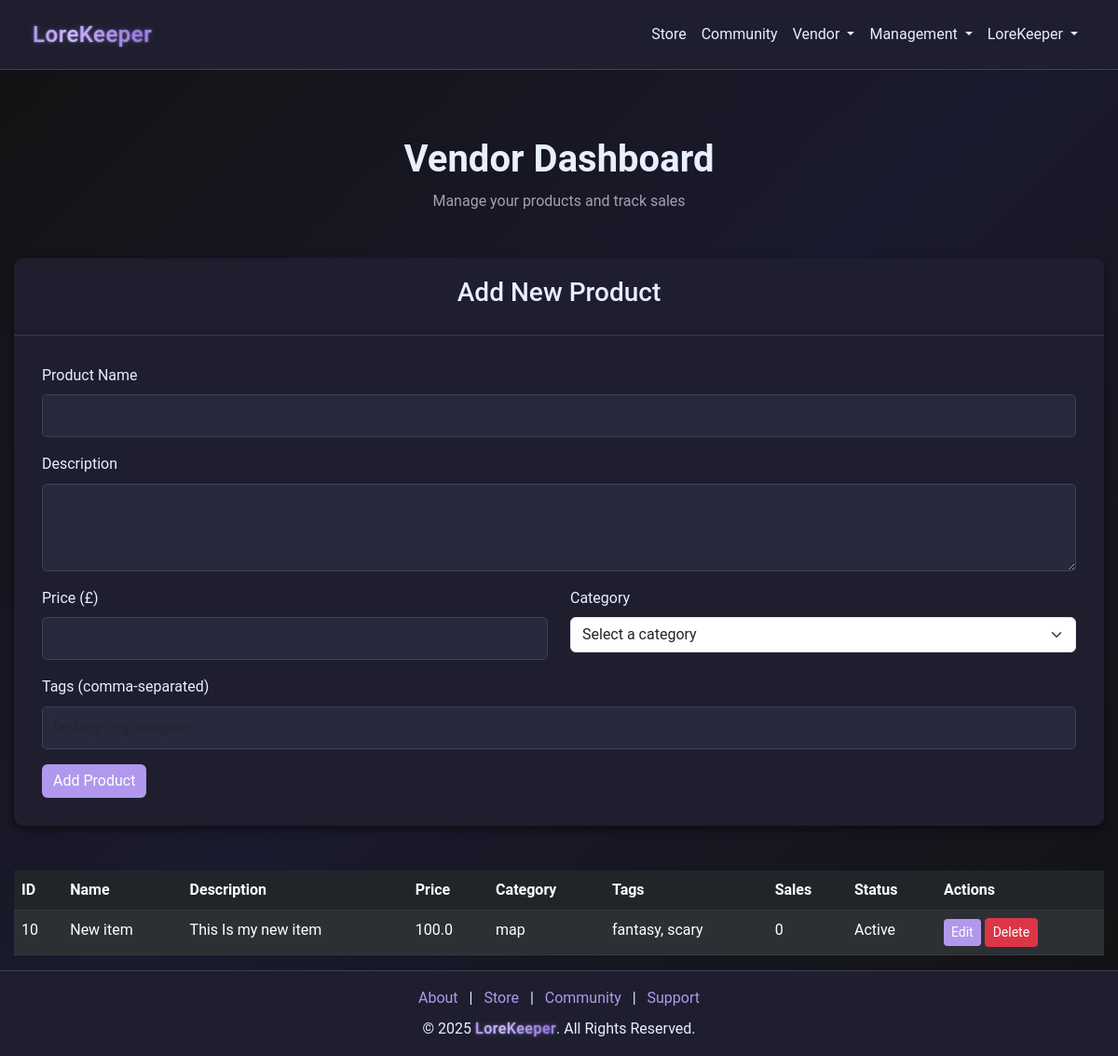
Before: /vendor/dashboard (signed in) with the older database file.
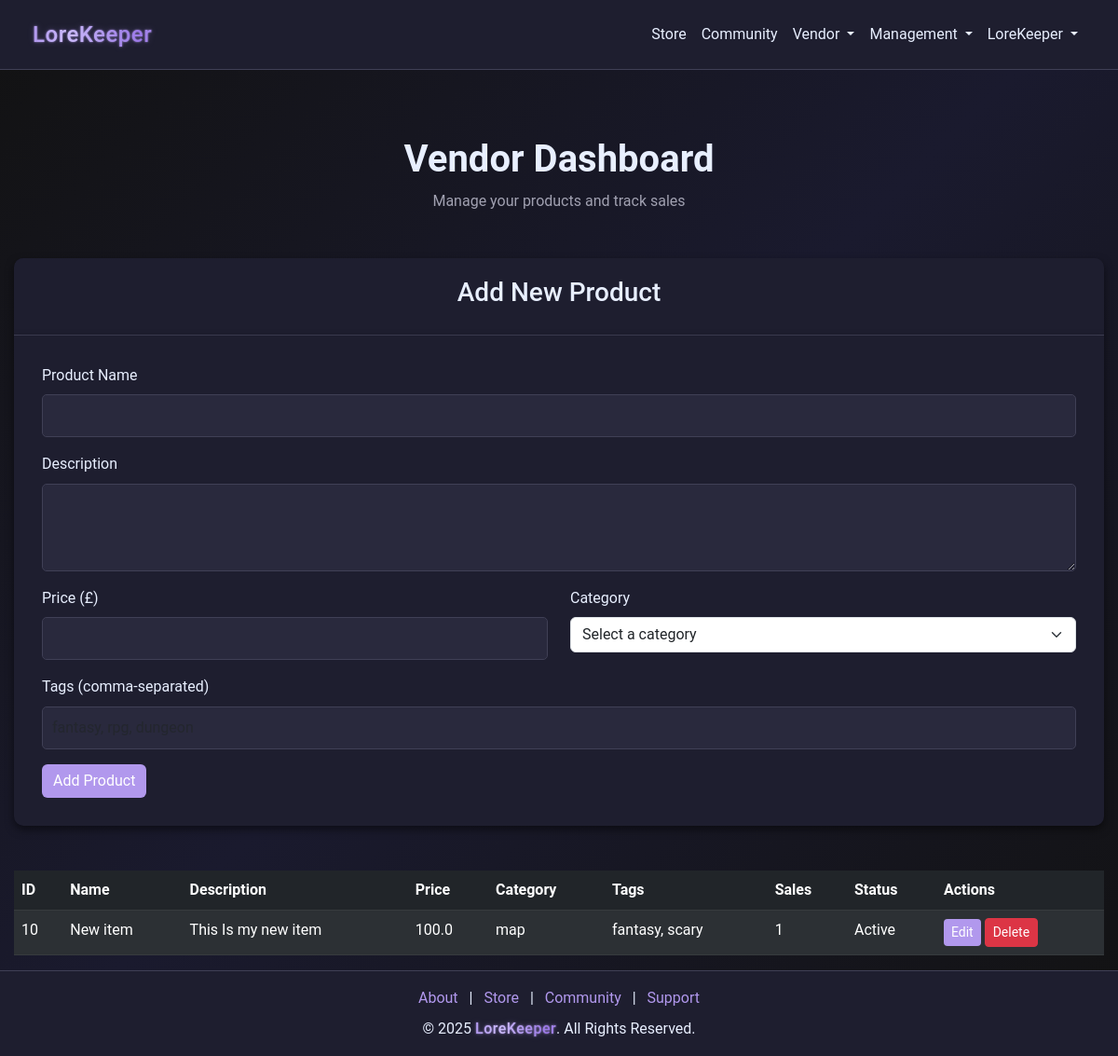
After: the same page with the newer database file.
### models.py (models this page shows)
class Item(db.Model):
    __tablename__ = "items"
    id = db.Column(db.Integer, primary_key=True)
    name = db.Column(db.String(64), nullable=False)
    description = db.Column(db.Text)
    price = db.Column(db.Float, nullable=False)
    vendor_id = db.Column(
        db.Integer, db.ForeignKey("vendors.id"), nullable=False, index=True
    )
    reviews = db.relationship(
        "ReviewOfItem", backref="item", lazy=True, cascade="all, delete-orphan"
    )
    category = db.Column(db.String(64), nullable=False, index=True)
    tags = db.Column(db.String(256))
    sales = db.Column(db.Integer, default=0)
    status = db.Column(db.String(64), default="Active", index=True)
    created_at = db.Column(db.DateTime, default=datetime.utcnow)

### routes/route_vendor.py (the view)
@vendor_bp.route("/dashboard", methods=["GET", "POST"])
@login_required
def vendor_dashboard():
    try:
        if not session.get("user_id"):
            flash("Please log in to access vendor dashboard", "warning")
            return redirect(url_for("login"))
        vendor_items = Item.query.filter_by(vendor_id=session.get("user_id")).all()
        return render_template(
            "vendor/vendor_dashboard.html", items=vendor_items, ITEM_STATUS=ITEM_STATUS
        )
    except Exception as e:
        flash(f"Error accessing vendor dashboard: {str(e)}", "danger")
        return redirect(url_for("home"))

### app.py (called while the page is built)
@app.after_request
def add_header(response):
    response.headers["Cache-Control"] = "no-store"
    return response

@app.before_request
def before_request():
    try:
        if session.get("user_id"):
            session.permanent = True
        else:
            getCookie()
    except Exception:
        session.clear()

### wrappers.py (called while the page is built)
def login_required(f):
    @wraps(f)
    def decorated_function(*args, **kwargs):
        if not session.get("user_id"):
            flash("You must be logged in to access this page", "warning")
            return redirect(url_for("login"))
        return f(*args, **kwargs)
    return decorated_function

### templates/vendor/vendor_dashboard.html (shortened to what this page needs)
{% extends "nav_footer_template.html" %}  {% block content %}
<div class="container mt-5">
  <div class="text-center mb-5">
    <h1 class="fw-bold">Vendor Dashboard</h1>
    <p class="text-muted">Manage your products and track sales</p>
  </div>
  <div class="card mb-5">
    <div class="card-header">
      <h3>Add New Product</h3>
    </div>
    <div class="card-body">
      <form action="{{ url_for('vendor.add_product') }}" method="POST">
        <div class="mb-3">
          <label for="product-name" class="form-label">Product Name</label>
          <input
            type="text"
            class="form-control"
            id="product-name"
            name="product_name"
            required
          />
        </div>
        <div class="mb-3">
          <label for="product-description" class="form-label"
            >Description</label
          >
          <textarea
            class="form-control"
            id="product-description"
            name="product_description"
            rows="3"
            required
          ></textarea>
        </div>
        <div class="row">
          <div class="col-md-6 mb-3">
            <label for="product-price" class="form-label">Price (£)</label>
            <input
              type="number"
              class="form-control"
              id="product-price"
              name="product_price"
              step="0.01"
              min="0"
              required
            />
          </div>
          <div class="col-md-6 mb-3">
            <label for="product-category" class="form-label">Category</label>
            <select
              class="form-select"
              id="product-category"
              name="product_category"
              required
            >
              <option value="">Select a category</option>
            </select>
          </div>
        </div>
        <div class="mb-3">
          <label for="product-tags" class="form-label"
            >Tags (comma-separated)</label
          >
          <input
            type="text"
            class="form-control"
            id="product-tags"
            name="product_tags"
            placeholder="fantasy, rpg, dungeon"
          />
        </div>
        <button type="submit" class="btn btn-primary">Add Product</button>
      </form>
    </div>
  </div>
  <table class="table table-dark table-striped">
    <thead>
      <tr>
        <th>ID</th>
        <th>Name</th>
        <th>Description</th>
        <th>Price</th>
        <th>Category</th>
        <th>Tags</th>
        <th>Sales</th>
        <th>Status</th>
        <th>Actions</th>
      </tr>
    </thead>
    <tbody>
      {% for item in items if item.vendor_id == session.get("user_id") %}
      <tr>
        <td>{{ item.id }}</td>
        <td>{{ item.name }}</td>
        <td>{{ item.description }}</td>
        <td>{{ item.price }}</td>
        <td>{{ item.category }}</td>
        <td>{{ item.tags }}</td>
        <td>{{ item.sales }}</td>
        <td>{{ item.status }}</td>
    <td>
      <a href="{{ url_for('vendor.edit_item', item_id=item.id) }}" class="btn btn-sm btn-primary">Edit</a>
      <form method="POST" action="{{ url_for('vendor.delete_item', item_id=item.id) }}" class="d-inline"
        onsubmit="return confirm('Are you sure you want to delete this item?');">
        <button type="submit" class="btn btn-sm btn-danger">Delete</button>
      </form>
    </td>
      </tr>
      {% endfor %}
    </tbody>
  </table>
</div>
{% endblock %}

Changed rows visible on the page:
changed Item "New item": sales "0" → "1"
